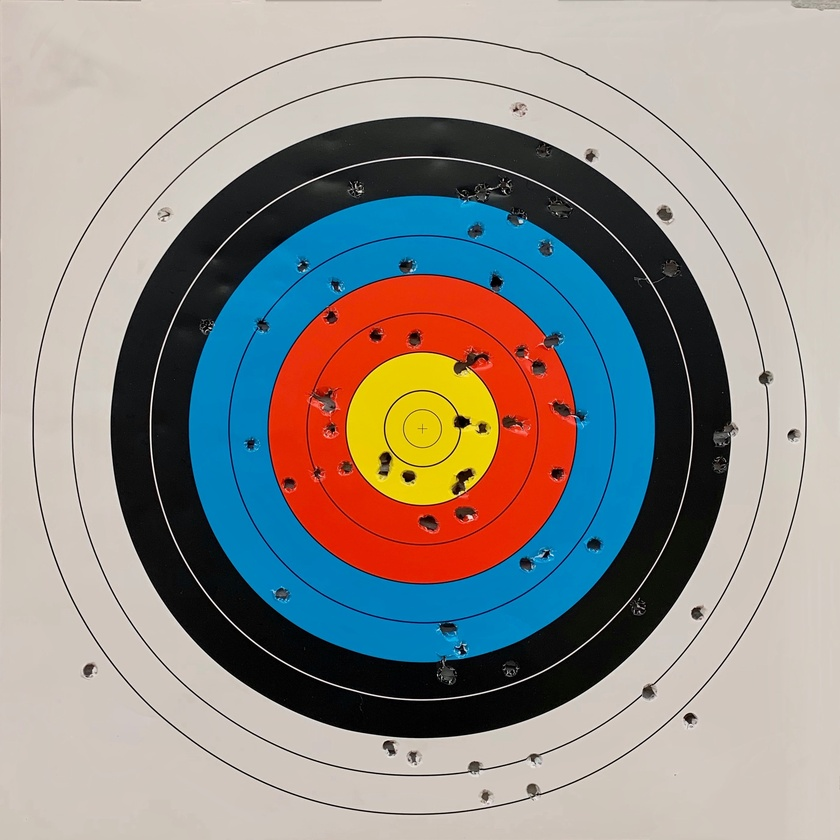
#> input picture ArcheryRegression/data/IMG_2317_maual_cleaned.jpg, 840 x 840 px, shrunk from 2788 x 2785 before the run
$ jupyter execute readIamage.ipynb   (older library calls are emulated)
#> lines starting #> are read from the running program, lines starting #| are printed output that depends on the picture; after the words box and inside, x2 and y2 are one past the last pixel; in counts of white or black regions, pixels touching at a corner belong together
[cell 1]
import cv2
import numpy as np
from matplotlib import pyplot as plt

input = './data/IMG_2317_maual_cleaned'

[cell 2]
img = cv2.imread(input + ".jpg")
#> img is the input picture: shape (840, 840, 3); mean B, G, R 138.4, 142.8, 145.6
img_thresholded = cv2.inRange(img, (50, 50, 50), (140, 140, 140))
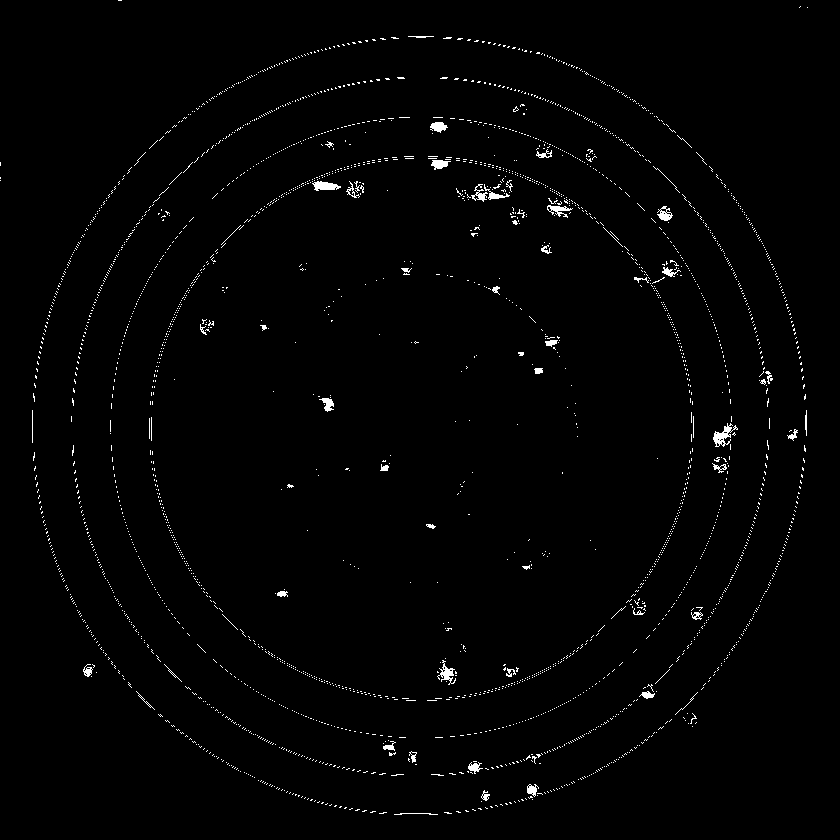
#> img_thresholded: shape (840, 840); 1.3% white in thin lines or dots

[cell 3]
plt.imshow(img_thresholded, cmap = 'gray', interpolation = 'bicubic')
plt.xticks([]), plt.yticks([])  # to hide tick values on X and Y axis
plt.show()

[cell 4]
kernel = np.ones((5,5),np.uint8)
opening = cv2.morphologyEx(img_thresholded, cv2.MORPH_OPEN, kernel)
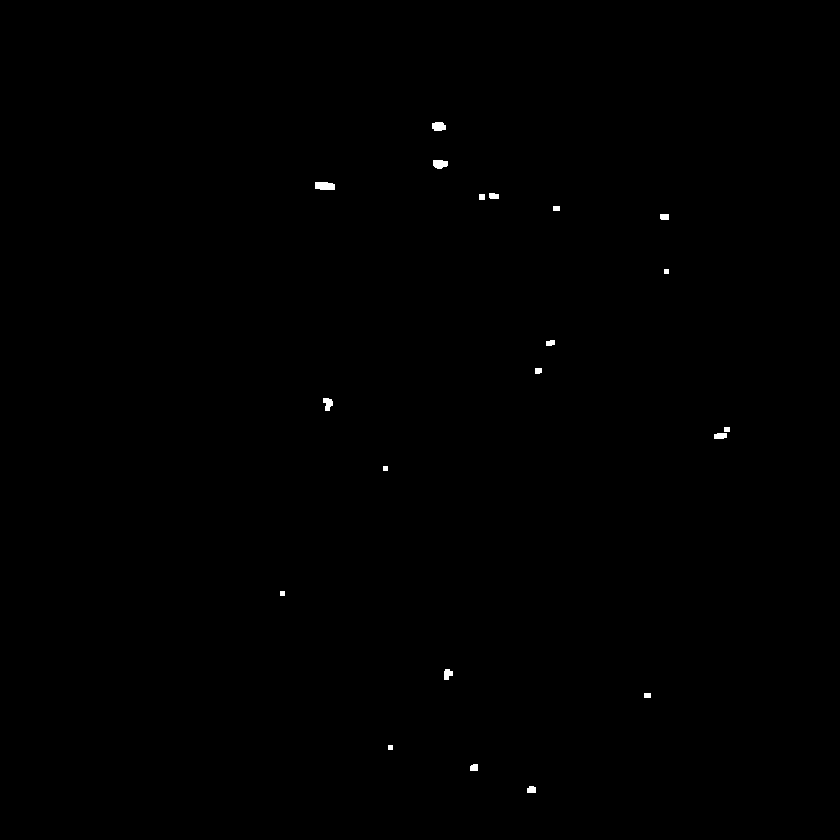
#> opening: shape (840, 840); 0.16% white; 20 white regions

[cell 5]
plt.imshow(opening, cmap = 'gray', interpolation = 'bicubic')
plt.xticks([]), plt.yticks([])  # to hide tick values on X and Y axis
plt.show()

[cell 6]
image, contours, hierarchy = cv2.findContours(opening.copy(), cv2.RETR_TREE, cv2.CHAIN_APPROX_NONE)
#> contours = 20 contours, 4 with area under 20; largest, box (x1, y1, x2, y2) and area: (315, 182, 335, 190) 120, (433, 160, 448, 169) 92, (432, 122, 446, 131) 88, (323, 398, 333, 411) 71, (444, 669, 453, 680) 58
print(len(contours))
#| 20
# print(contours)

[cell 7]
i = 0
for contour in contours:
    (x,y),radius = cv2.minEnclosingCircle(contour)
    center = (int(x),int(y))
    radius = int(radius)
    cv2.circle(img,center,radius,(0,255,0),2)
    # labelling the circles around the centers, in no particular order.
    position = (center[0] - 10, center[1] + 10)
    text_color = (0, 0, 255)
    i += 1
    cv2.putText(img, str(i), position, cv2.FONT_HERSHEY_SIMPLEX, 1, text_color, 3)
#> this loop made 20 passes
#> (x, y, radius, center, position) on passes 1, 2, 5, 8, 9, 10, 11, 12, 14, 16, 17, 18: (531, 789.5, 4, (531, 789), (521, 799)), (473.5, 767, 4, (473, 767), (463, 777)), (447.3, 674.3, 5, (447, 674), (437, 684)), (720, 435.5, 6, (720, 435), (710, 445)), (726.5, 429, 3, (726, 429), (716, 439)), (326.3, 403.8, 6, (326, 403), (316, 413)), (538, 370.5, 3, (538, 370), (528, 380)), (550, 342.5, 4, (550, 342), (540, 352)), (664, 216.5, 4, (664, 216), (654, 226)), (481.5, 196.5, 3, (481, 196), (471, 206)), (493.5, 195.5, 5, (493, 195), (483, 205)), (324.5, 185.5, 10, (324, 185), (314, 195))
#> (x, y, radius, position) on passes 3, 4, 6, 7, 13, 15: (390, 747, 2, (380, 757)), (647, 695, 3, (637, 705)), (282, 593, 2, (272, 603)), (385, 468, 2, (375, 478)), (666, 271, 2, (656, 281)), (556, 208, 3, (546, 218))
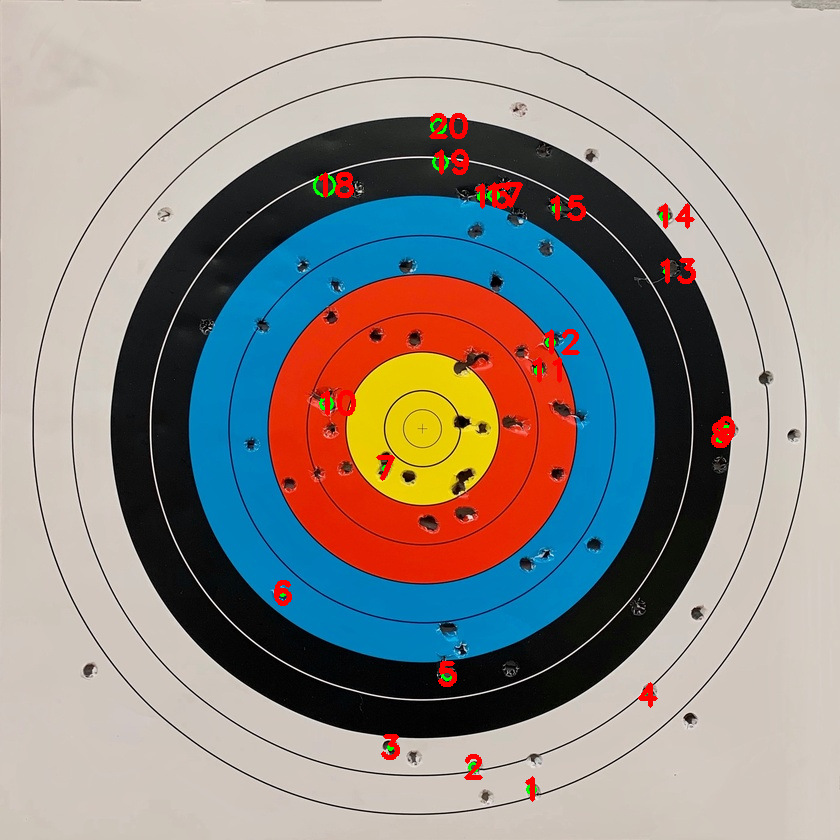
#> img: shape (840, 840, 3); 1.05% of pixels changed, all inside (x1, y1, x2, y2) = (274, 113, 735, 802)
#> after the loop, i = 20

[cell 8]
plt.imshow(img, cmap = 'gray', interpolation = 'bicubic')
plt.xticks([]), plt.yticks([])  # to hide tick values on X and Y axis
plt.show()

[cell 9]
cv2.imwrite(input + "_processed.jpg",img)
#> Out = True

[cell 10]
from sklearn.mixture import GaussianMixture as GMM

[cell 11]
data = []
for contour in contours:
    (x,y),radius = cv2.minEnclosingCircle(contour)
    data.append([x, y])
#> this loop made 20 passes
#> (x, y, radius) on passes 1 to 12: (531, 789.5, 4.72), (473.5, 767, 4.61), (390, 747, 2.83), (647, 695, 3.61), (447.3, 674.3, 5.75), (282, 593, 2.83), (385, 468, 2.83), (720, 435.5, 6.5), (726.5, 429, 3.2), (326.3, 403.8, 6.72), (538, 370.5, 3.91), (550, 342.5, 4.72)
#> after the loop, data = [[531, 789.5], [473.5, 767], [390, 747], [647, 695], [447.3, 674.3], [282, 593], [385, 468], [720, 435.5], [726.5, 429], [326.3, 403.8], [538, 370.5], [550, 342.5], [666, 271], [664, 216.5], [556, 208], [481.5, 196.5], [493.5, 195.5], [324.5, 185.5], [440, 162.5], [438.5, 126]]
print(len(data))
#| 20
print(data)
#> (printed output is left out)
X_train = np.vstack([data])
#> X_train = 20 rows, first 8: [531, 789.5], [473.5, 767], [390, 747], [647, 695], [447.3, 674.3], [282, 593], [385, 468], [720, 435.5]
print(len(X_train))
#| 20
print(X_train)
#> (printed output is left out)

[cell 12]
n_components = np.arange(1, 5, 1)
models = [GMM(n, covariance_type='full', random_state=0) for n in n_components]
aics = [model.fit(X_train).aic(X_train) for model in models]
#> aics = [533.2, 529.3, 529.4, 518.3]
plt.plot(n_components, aics)
plt.show()
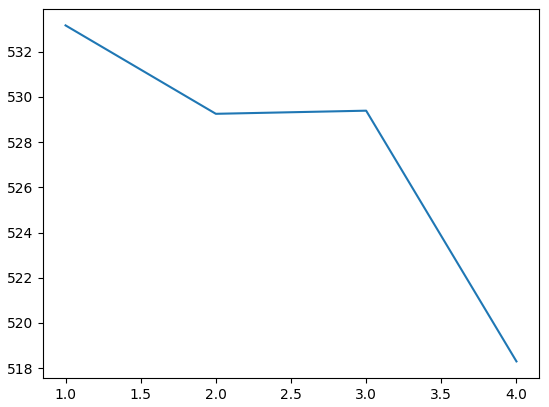
#> figure drawn by matplotlib, 1 panel

[cell 13]
# display predicted scores by the model as a contour plot

from matplotlib.colors import LogNorm

x = np.linspace(0., 3000.)
y = np.linspace(0., 3000.)
X, Y = np.meshgrid(x, y)
XX = np.array([X.ravel(), Y.ravel()]).T
Z = -models[0].score_samples(XX)
Z = Z.reshape(X.shape)

CS = plt.contour(X, Y, Z, norm=LogNorm(vmin=1.0, vmax=1000.0),
                 levels=np.logspace(0, 3, 10))
CB = plt.colorbar(CS, shrink=0.8, extend='both')
plt.scatter(X_train[:, 0], X_train[:, 1], .8)

plt.title('Negative log-likelihood predicted by a GMM')
plt.axis('tight')
plt.show()
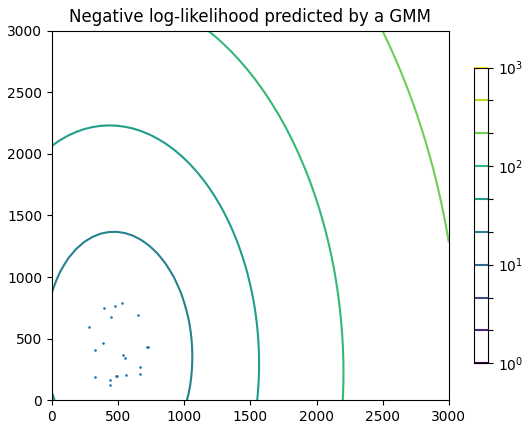
#> figure drawn by matplotlib, 2 panels
